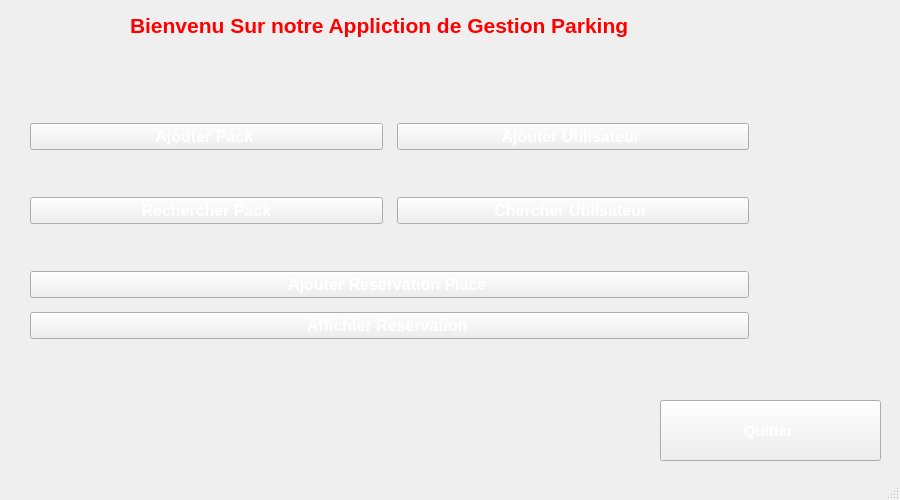
<?xml version="1.0" encoding="UTF-8"?>
<ui version="4.0">
 <class>MainWindow</class>
 <widget class="QMainWindow" name="MainWindow">
  <property name="geometry">
   <rect>
    <x>0</x>
    <y>0</y>
    <width>900</width>
    <height>500</height>
   </rect>
  </property>
  <property name="maximumSize">
   <size>
    <width>900</width>
    <height>500</height>
   </size>
  </property>
  <property name="windowTitle">
   <string>Gestion Parking </string>
  </property>
  <property name="styleSheet">
   <string notr="true">background-image:url(:/images/1_background_image.jpg) ;
color : White ; </string>
  </property>
  <widget class="QWidget" name="centralwidget">
   <widget class="QLabel" name="label">
    <property name="geometry">
     <rect>
      <x>130</x>
      <y>-10</y>
      <width>671</width>
      <height>71</height>
     </rect>
    </property>
    <property name="font">
     <font>
      <pointsize>16</pointsize>
      <bold>true</bold>
     </font>
    </property>
    <property name="styleSheet">
     <string notr="true">color:red;</string>
    </property>
    <property name="text">
     <string>Bienvenu Sur notre Appliction de Gestion Parking</string>
    </property>
   </widget>
   <widget class="QWidget" name="layoutWidget">
    <property name="geometry">
     <rect>
      <x>10</x>
      <y>90</y>
      <width>759</width>
      <height>285</height>
     </rect>
    </property>
    <property name="styleSheet">
     <string notr="true">color: WHITE;</string>
    </property>
    <layout class="QVBoxLayout" name="verticalLayout_2" stretch="0,0,0">
     <property name="spacing">
      <number>14</number>
     </property>
     <property name="leftMargin">
      <number>20</number>
     </property>
     <property name="rightMargin">
      <number>20</number>
     </property>
     <item>
      <layout class="QHBoxLayout" name="horizontalLayout_2">
       <item>
        <widget class="QPushButton" name="pushButton">
         <property name="font">
          <font>
           <pointsize>12</pointsize>
           <bold>true</bold>
          </font>
         </property>
         <property name="styleSheet">
          <string notr="true">color: WHITE;</string>
         </property>
         <property name="text">
          <string>Ajouter Pack </string>
         </property>
        </widget>
       </item>
       <item>
        <widget class="QPushButton" name="pushButton_2">
         <property name="font">
          <font>
           <pointsize>12</pointsize>
           <bold>true</bold>
          </font>
         </property>
         <property name="styleSheet">
          <string notr="true">color: WHITE;</string>
         </property>
         <property name="text">
          <string>Ajouter Utilisateur </string>
         </property>
        </widget>
       </item>
      </layout>
     </item>
     <item>
      <layout class="QHBoxLayout" name="horizontalLayout">
       <item>
        <widget class="QPushButton" name="pushButton_3">
         <property name="font">
          <font>
           <pointsize>12</pointsize>
           <bold>true</bold>
          </font>
         </property>
         <property name="styleSheet">
          <string notr="true">color: WHITE;</string>
         </property>
         <property name="text">
          <string>Rechercher Pack</string>
         </property>
        </widget>
       </item>
       <item>
        <widget class="QPushButton" name="pushButton_4">
         <property name="font">
          <font>
           <pointsize>12</pointsize>
           <bold>true</bold>
          </font>
         </property>
         <property name="styleSheet">
          <string notr="true">color: WHITE;</string>
         </property>
         <property name="text">
          <string>Chercher Utilisateur </string>
         </property>
        </widget>
       </item>
      </layout>
     </item>
     <item>
      <layout class="QVBoxLayout" name="verticalLayout">
       <item>
        <widget class="QPushButton" name="pushButton_6">
         <property name="font">
          <font>
           <pointsize>12</pointsize>
           <bold>true</bold>
          </font>
         </property>
         <property name="text">
          <string>Ajouter Reservation Place </string>
         </property>
        </widget>
       </item>
       <item>
        <widget class="QPushButton" name="pushButton_5">
         <property name="font">
          <font>
           <pointsize>12</pointsize>
           <bold>true</bold>
          </font>
         </property>
         <property name="text">
          <string>Affichier Reservation </string>
         </property>
        </widget>
       </item>
      </layout>
     </item>
    </layout>
   </widget>
   <widget class="QPushButton" name="pushButton_9">
    <property name="geometry">
     <rect>
      <x>660</x>
      <y>400</y>
      <width>221</width>
      <height>61</height>
     </rect>
    </property>
    <property name="font">
     <font>
      <pointsize>11</pointsize>
      <bold>true</bold>
     </font>
    </property>
    <property name="styleSheet">
     <string notr="true">color: WHITE;</string>
    </property>
    <property name="text">
     <string>Quitter </string>
    </property>
    <property name="icon">
     <iconset>
      <normaloff>../GestonParking/Quitter.png</normaloff>../GestonParking/Quitter.png</iconset>
    </property>
   </widget>
  </widget>
  <widget class="QMenuBar" name="menubar">
   <property name="geometry">
    <rect>
     <x>0</x>
     <y>0</y>
     <width>900</width>
     <height>26</height>
    </rect>
   </property>
  </widget>
  <widget class="QStatusBar" name="statusbar"/>
 </widget>
 <resources/>
 <connections/>
</ui>
